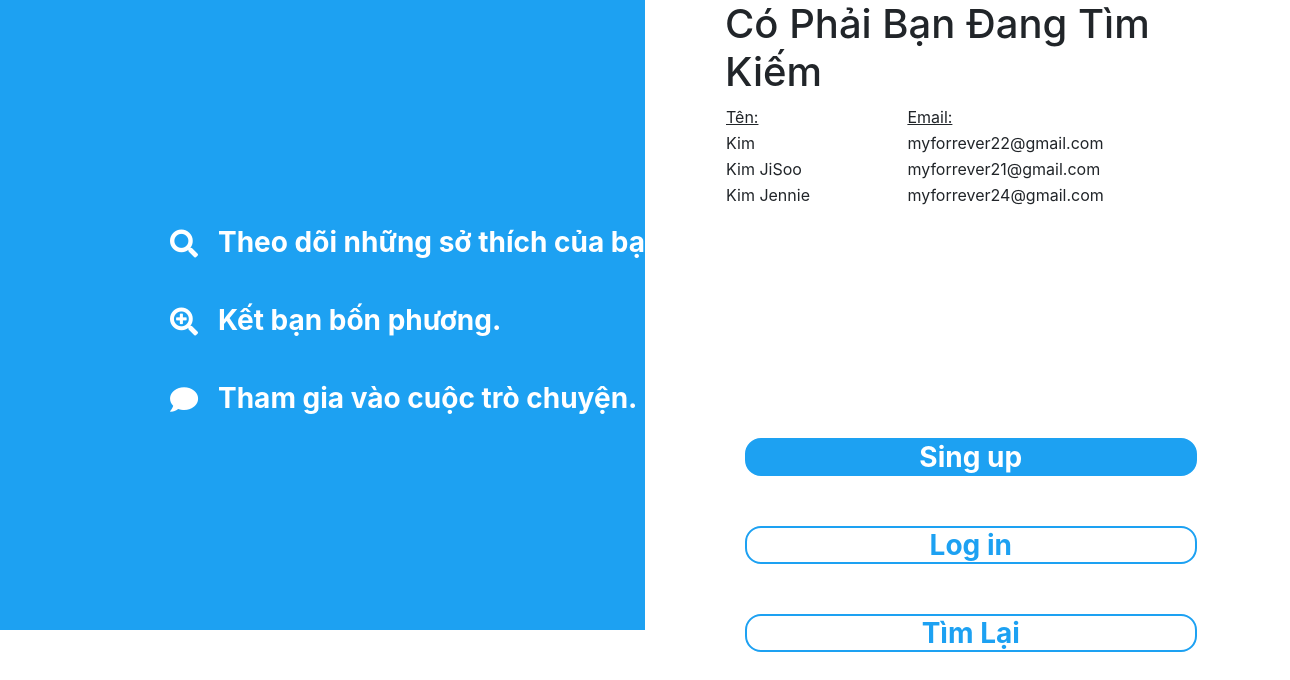
The app's page /searchusername.php?tukhoa1=Kim, older data.
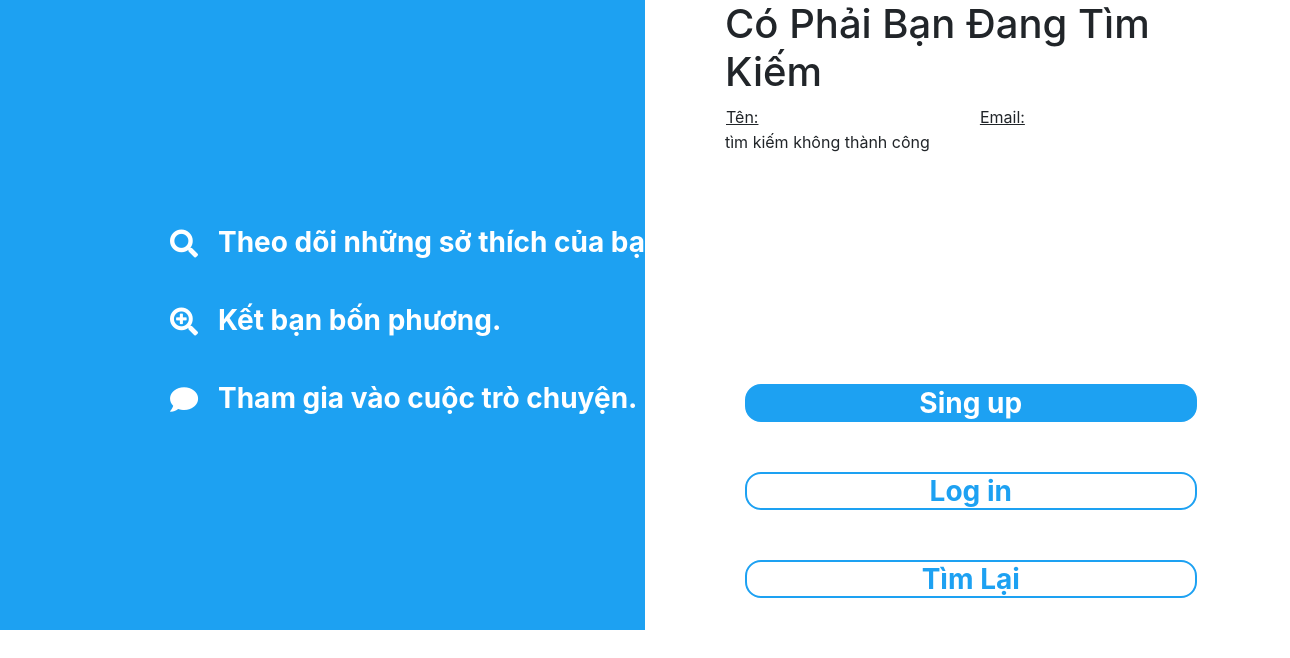
The same page, newer data.
### tables this page shows
CREATE TABLE `users` (
  `id` int(11) NOT NULL,
  `email` varchar(255) NOT NULL,
  `password` varchar(255) NOT NULL,
  `fullname` varchar(255) NOT NULL,
  `used` int(11) NOT NULL,
  `born` date NOT NULL,
  `degree` text NOT NULL,
  `detail` text NOT NULL
);

### searchusername.php (the view, shortened to what this page needs)
<!DOCTYPE html>
<html lang="en">
<head>
    <link rel="stylesheet" href="https://use.fontawesome.com/releases/v5.1.1/css/all.css">
    <link rel="stylesheet" href="style/hieuung.css">
    <link rel="stylesheet" href="https://stackpath.bootstrapcdn.com/bootstrap/4.2.1/css/bootstrap.min.css">
</head>
<body>
<div class="_big">
        <div class="_left">
            <div class="_adv">
                <span class="fa fa-search">
                </span>
                <span>Theo dõi những sở thích của bạn</span>
            </div>
            <div class="_adv">
                 <span class="fa fa-search-plus">
                </span>
                <span>Kết bạn bốn phương.</span>
            </div>
            <div class="_adv">
                <span class="fa fa-comment">
                </span>
                <span>Tham gia vào cuộc trò chuyện.</span>
            </div>
        </div>
        <div class="_right">
            <div class="_right1">
                <div >
                <?php
$s = trim(htmlspecialchars(addslashes($_GET['tukhoa1'])));
if ($s != null) {
    $db = new PDO('mysql:host=localhost;dbname=dack;charset=utf8', 'root', '');
    $stmt = $db->prepare("SELECT * FROM users WHERE fullname LIKE '%$s%' or email LIKE '%$s%' ORDER BY id ");
    $stmt->setFetchMode(PDO::FETCH_ASSOC);
    $stmt->execute();
    $resultSet = $stmt->fetchAll(PDO::FETCH_ASSOC);
    echo "<table width = '600' boder ='5'> ";
    echo " <h1> Có Phải Bạn Đang Tìm Kiếm </h1>";
    echo "<tr>";
    echo"<td><u> Tên: </u></td> ";
    echo"<td><u> Email: </u> </td> ";
    echo "</tr>";
        $i = 0;
        foreach ($resultSet as $row) {
        $ten = $row['fullname'];
        $email = $row['email'];
        echo "<tr>";
        echo"<td> $ten </td> ";
        echo"<td> $email </td> ";
        echo "</tr>";
        $i++;
        }
     echo "</table> "   ;
if($i == 0) {echo '<div> tìm kiếm không thành công </div>';}
    }
 else {
    echo '<div>Vui lòng nhập từ khóa tìm kiếm.</div>';
}
?>
                 </div>
                <a href="singup.php">
                    <div class="_button" style="background-color: #1da1f2;"> Sing up</div>
                </a>
                <a href="login.php">
                    <div class="_button" style="color: #1da1f2"> Log in</div>
                </a>
                <a href="timban.php">
                    <div class="_button" style="color: #1da1f2"> Tìm Lại </div>
                </a>
            </div>
        </div>
    </div>
   </body>
   </html>

Row changes from the older to the newer data that the page shows:
removed users: fullname "Kim", email "myforrever22@gmail.com"
removed users: fullname "Kim JiSoo", email "myforrever21@gmail.com"
removed users: fullname "Kim Jennie", email "myforrever24@gmail.com"
Text that changed along with them:
text now shown: "tìm kiếm không thành công"
